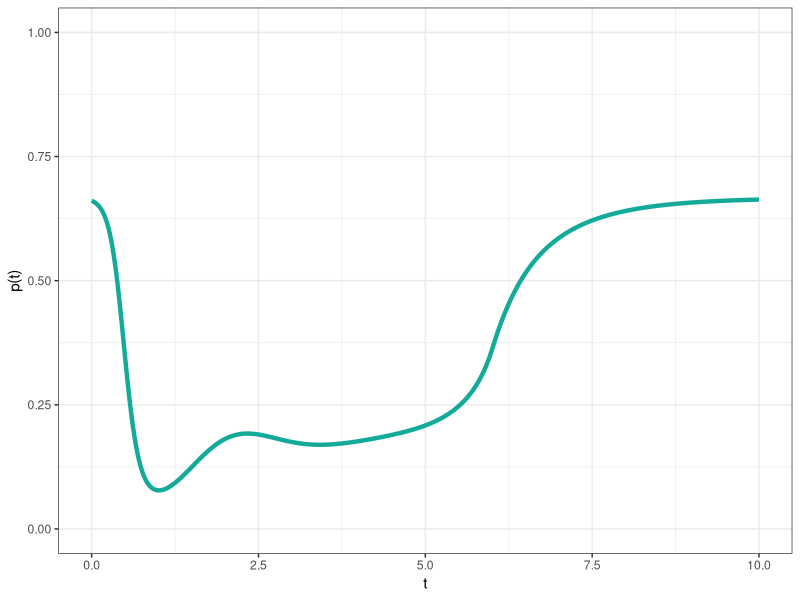

Source code (R):
###############################
# 1. Load package
###############################
library( ggplot2 )

###############################
# 2. Load Data & Plot
###############################
drug <- read.csv("p_caliculate_differential_drug.csv", header = F)
drug <- as.data.frame(drug)
names(drug) <- c("t", "pd")
drug <- drug[49001:50001, 1:2] 

line_size = 1.5
g1 <- ggplot(drug, aes(x=t))+
  theme_bw()+
  labs(x = "t",y = "p(t)") +
  geom_line(aes(y=pd),color="#13AA99", size=line_size)+
  ylim(0,1)

ggsave(file = "p_caliculate_differential_drug.png", plot = g1)

